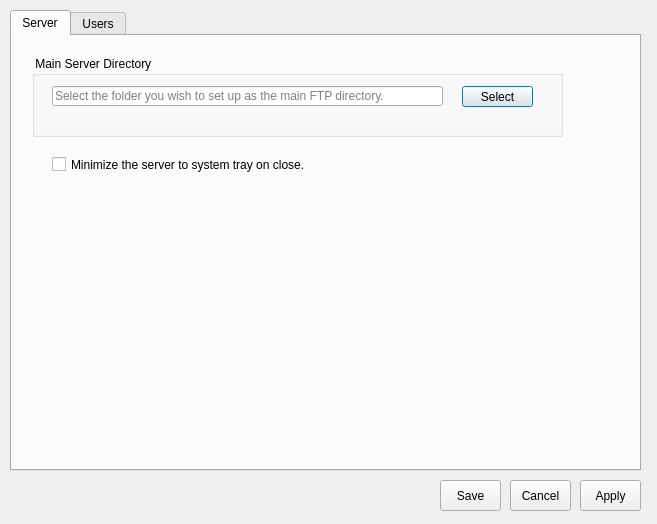
<?xml version="1.0" encoding="UTF-8"?>
<ui version="4.0">
 <class>settingsGui</class>
 <widget class="QDialog" name="settingsGui">
  <property name="geometry">
   <rect>
    <x>0</x>
    <y>0</y>
    <width>657</width>
    <height>524</height>
   </rect>
  </property>
  <property name="windowTitle">
   <string>settingsView</string>
  </property>
  <widget class="QTabWidget" name="tabWidget">
   <property name="geometry">
    <rect>
     <x>10</x>
     <y>10</y>
     <width>631</width>
     <height>461</height>
    </rect>
   </property>
   <property name="currentIndex">
    <number>0</number>
   </property>
   <widget class="QWidget" name="serverTab">
    <attribute name="title">
     <string>Server</string>
    </attribute>
    <widget class="QGroupBox" name="groupBox_3">
     <property name="geometry">
      <rect>
       <x>20</x>
       <y>20</y>
       <width>531</width>
       <height>81</height>
      </rect>
     </property>
     <property name="title">
      <string> Main Server Directory</string>
     </property>
     <widget class="QLineEdit" name="directoryInput">
      <property name="geometry">
       <rect>
        <x>20</x>
        <y>30</y>
        <width>391</width>
        <height>20</height>
       </rect>
      </property>
      <property name="readOnly">
       <bool>true</bool>
      </property>
      <property name="placeholderText">
       <string>Select the folder you wish to set up as the main FTP directory.</string>
      </property>
      <property name="clearButtonEnabled">
       <bool>false</bool>
      </property>
     </widget>
     <widget class="QPushButton" name="directorySelector">
      <property name="geometry">
       <rect>
        <x>430</x>
        <y>30</y>
        <width>71</width>
        <height>21</height>
       </rect>
      </property>
      <property name="text">
       <string>Select</string>
      </property>
     </widget>
    </widget>
    <widget class="QCheckBox" name="minimizeToTray">
     <property name="geometry">
      <rect>
       <x>40</x>
       <y>120</y>
       <width>351</width>
       <height>17</height>
      </rect>
     </property>
     <property name="text">
      <string>Minimize the server to system tray on close.</string>
     </property>
    </widget>
   </widget>
   <widget class="QWidget" name="usersTab">
    <attribute name="title">
     <string>Users</string>
    </attribute>
    <widget class="QGroupBox" name="groupBox">
     <property name="geometry">
      <rect>
       <x>20</x>
       <y>20</y>
       <width>421</width>
       <height>251</height>
      </rect>
     </property>
     <property name="title">
      <string>User Manager</string>
     </property>
     <widget class="QLabel" name="label">
      <property name="geometry">
       <rect>
        <x>20</x>
        <y>30</y>
        <width>71</width>
        <height>16</height>
       </rect>
      </property>
      <property name="text">
       <string>User Name</string>
      </property>
     </widget>
     <widget class="QLineEdit" name="nameInput">
      <property name="geometry">
       <rect>
        <x>20</x>
        <y>50</y>
        <width>151</width>
        <height>20</height>
       </rect>
      </property>
     </widget>
     <widget class="QLineEdit" name="passwordInput">
      <property name="geometry">
       <rect>
        <x>20</x>
        <y>100</y>
        <width>151</width>
        <height>20</height>
       </rect>
      </property>
     </widget>
     <widget class="QLabel" name="label_2">
      <property name="geometry">
       <rect>
        <x>20</x>
        <y>80</y>
        <width>71</width>
        <height>16</height>
       </rect>
      </property>
      <property name="text">
       <string>Password</string>
      </property>
     </widget>
     <widget class="QPushButton" name="registerUserButton">
      <property name="geometry">
       <rect>
        <x>320</x>
        <y>210</y>
        <width>81</width>
        <height>31</height>
       </rect>
      </property>
      <property name="text">
       <string>Create User</string>
      </property>
     </widget>
     <widget class="QPushButton" name="directoryPermittedSelector">
      <property name="geometry">
       <rect>
        <x>340</x>
        <y>150</y>
        <width>61</width>
        <height>23</height>
       </rect>
      </property>
      <property name="toolTip">
       <string>If no specific directory is selected, the user will have access to all of the servers directories.</string>
      </property>
      <property name="text">
       <string>Select</string>
      </property>
     </widget>
     <widget class="QLineEdit" name="directoryPermittedInput">
      <property name="geometry">
       <rect>
        <x>20</x>
        <y>150</y>
        <width>301</width>
        <height>20</height>
       </rect>
      </property>
      <property name="toolTip">
       <string>If no specific directory is selected, the user will have access to all of the servers directories.</string>
      </property>
      <property name="text">
       <string/>
      </property>
      <property name="readOnly">
       <bool>true</bool>
      </property>
      <property name="placeholderText">
       <string>If left empty directory defaults to the Main FTP directory.</string>
      </property>
      <property name="clearButtonEnabled">
       <bool>false</bool>
      </property>
     </widget>
     <widget class="QLabel" name="label_4">
      <property name="geometry">
       <rect>
        <x>20</x>
        <y>130</y>
        <width>141</width>
        <height>16</height>
       </rect>
      </property>
      <property name="toolTip">
       <string>If no specific directory is selected, the user will have access to all of the servers directories.</string>
      </property>
      <property name="text">
       <string>Directory Permitted</string>
      </property>
     </widget>
     <widget class="QLabel" name="userValidationLabel">
      <property name="enabled">
       <bool>true</bool>
      </property>
      <property name="geometry">
       <rect>
        <x>20</x>
        <y>185</y>
        <width>381</width>
        <height>20</height>
       </rect>
      </property>
      <property name="layoutDirection">
       <enum>Qt::RightToLeft</enum>
      </property>
      <property name="styleSheet">
       <string notr="true">color:Red; </string>
      </property>
      <property name="text">
       <string/>
      </property>
     </widget>
    </widget>
    <widget class="QGroupBox" name="groupBox_2">
     <property name="geometry">
      <rect>
       <x>450</x>
       <y>20</y>
       <width>161</width>
       <height>231</height>
      </rect>
     </property>
     <property name="title">
      <string>Registered Users</string>
     </property>
     <widget class="QListWidget" name="userListWidget">
      <property name="geometry">
       <rect>
        <x>20</x>
        <y>30</y>
        <width>121</width>
        <height>192</height>
       </rect>
      </property>
     </widget>
    </widget>
   </widget>
  </widget>
  <widget class="QPushButton" name="saveButton">
   <property name="geometry">
    <rect>
     <x>440</x>
     <y>480</y>
     <width>61</width>
     <height>31</height>
    </rect>
   </property>
   <property name="text">
    <string>Save</string>
   </property>
  </widget>
  <widget class="QPushButton" name="cancelButton">
   <property name="geometry">
    <rect>
     <x>510</x>
     <y>480</y>
     <width>61</width>
     <height>31</height>
    </rect>
   </property>
   <property name="text">
    <string>Cancel</string>
   </property>
  </widget>
  <widget class="QPushButton" name="applyButton">
   <property name="geometry">
    <rect>
     <x>580</x>
     <y>480</y>
     <width>61</width>
     <height>31</height>
    </rect>
   </property>
   <property name="text">
    <string>Apply</string>
   </property>
  </widget>
 </widget>
 <layoutdefault spacing="6" margin="11"/>
 <resources/>
 <connections/>
</ui>
